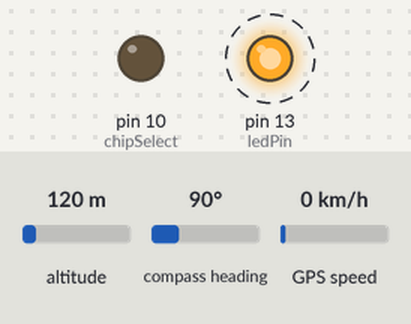
Recording of a sketch running on a simulated Arduino Uno, built with avr-gcc and run on an emulated ATmega328P. On the bench: output pins drawn as LEDs (lit = HIGH). Dashed ring = blinking. The inputs (shaded band) are chosen by the test bench; at power-on: altitude 120 m, compass heading 90°, GPS speed 0 km/h. Storage starts empty; EEPROM starts erased; the GPS gets a fix after 3 s at 37.7749, -122.4194 with 8 satellites.

Above: at 0.5 s.
Timing chart, 0 to 3.0 s (numbered marks = the images above):
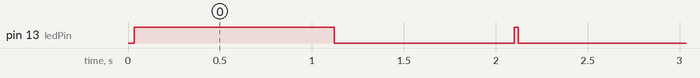

Measured:
- by itself, pin 13 (ledPin): alternates HIGH for 0.02 s and LOW for 0.98 s

The sketch:

baja_gps.ino
```cpp
#include <TinyGPSPlus.h>
#include <SoftwareSerial.h>
#include <SPI.h>
#include <SD.h>
#include <EEPROM.h>

// — GPS & RPM on SoftwareSerial —
TinyGPSPlus gps;
SoftwareSerial gpsSerial(4, 5);  // GPS TX → pin 4 (RX)
SoftwareSerial rpmSerial(2, -1);  // RPM TX → pin 3 (RX)

// — SD card & file naming via EEPROM —
const int  chipSelect  = 10;
char       fileName[13];
int        fileIndex;

// — Timing —
unsigned long startTime;
unsigned long lastLog    = 0;
const unsigned long logInterval = 1000; // ms between logs

// — Built-in LED pin —
const int ledPin = 13;

// Helper: read one “rpm1,rpm2” line or return "NA,NA" on timeout
String readRPMPair(unsigned long timeout = 100) {
  unsigned long t0 = millis();
  while (rpmSerial.available()) rpmSerial.read();
  while (!rpmSerial.available() && millis() - t0 < timeout) {}
  if (!rpmSerial.available()) return "NA,NA";
  String s = rpmSerial.readStringUntil('\n');
  s.trim();
  return s;
}

void setup() {

  // LED setup
  pinMode(ledPin, OUTPUT);

  // Serials
  Serial.begin(115200);
  gpsSerial.begin(9600);
  rpmSerial.begin(9600);

  // SD & filename
  pinMode(chipSelect, OUTPUT);
  fileIndex = EEPROM.read(0) % 100;
  snprintf(fileName, sizeof(fileName), "log%02d.csv", fileIndex);
  EEPROM.update(0, fileIndex + 1);

  if (!SD.begin(chipSelect)) {
    // SD init failed → LED stays off
    Serial.println("SD init failed!");
    while (1) digitalWrite(ledPin, LOW);
  }

  // Write header if new
  if (!SD.exists(fileName)) {
    File hdr = SD.open(fileName, FILE_WRITE);
    hdr.println("Time_ms,Latitude,Longitude,Speed_kmh,Heading_deg,RPM1,RPM2");
    hdr.close();
  }

  // Indicate SD & header OK
  digitalWrite(ledPin, HIGH);
  startTime = millis();
}

void loop() {
  // 1) Feed GPS into parser
  gpsSerial.listen();    // <— make GPS port active
  while (gpsSerial.available()) {
    gps.encode(gpsSerial.read());
  }

  // 2) Throttle to logInterval
  unsigned long now = millis();
  if (now - lastLog < logInterval) return;
  lastLog = now;

  // 3) Gather data
  unsigned long elapsed = now - startTime;

String lat;
if (gps.location.isValid()) {
  lat = String(gps.location.lat(), 6);
} else {
  lat = "NA";
}

String lon;
if (gps.location.isValid()) {
  lon = String(gps.location.lng(), 6);
} else {
  lon = "NA";
}

String spd;
if (gps.speed.isValid()) {
  spd = String(gps.speed.kmph(), 2);
} else {
  spd = "NA";
}

String hdg;
if (gps.course.isValid()) {
  hdg = String(gps.course.deg(), 1);
} else {
  hdg = "NA";
}
  rpmSerial.listen();
  String rpmP = readRPMPair();

  // 4) Blink LED and write CSV
  digitalWrite(ledPin, HIGH);
  if(gps.location.isValid()){
    //Serial.println("LOCK");
  }    // start blink
  File f = SD.open(fileName, FILE_WRITE);
  if (f) {
    f.print(elapsed); f.print(',');
    f.print(lat);     f.print(',');
    f.print(lon);     f.print(',');
    f.print(spd);     f.print(',');
    f.print(hdg);     f.print(',');
    f.println(rpmP);
    f.close();
  } else {
    Serial.println("Error opening log file");
  }
  delay(10);                     // let the blink be visible
  digitalWrite(ledPin, LOW);     // end blink
}
```
